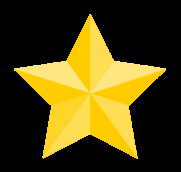
#> input picture star.png, 181 x 172 px
$ python resize_image.py
#> lines starting #> are read from the running program, lines starting #| are printed output that depends on the picture
import cv2

img = cv2.imread('star.png', cv2.IMREAD_UNCHANGED)
#> img is the input picture: shape (172, 181, 4); mean B, G, R, A 17, 67.4, 80, 76

print('Original Dimensions : ', img.shape)
#| Original Dimensions :  (172, 181, 4)

dim = (30, 30)
resized = cv2.resize(img, dim, interpolation = cv2.INTER_AREA)
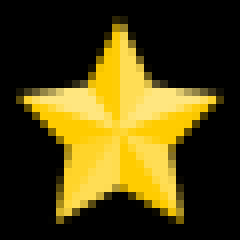
#> resized: shape (30, 30, 4) (shown 8 times larger); mean B, G, R, A 17, 67.4, 80, 76

print('Resized Dimensions : ', resized.shape)
#| Resized Dimensions :  (30, 30, 4)

cv2.imwrite('./star_resize.png', resized)

cv2.imshow("Resized image", resized)
cv2.waitKey(0)
cv2.destroyAllWindows()
